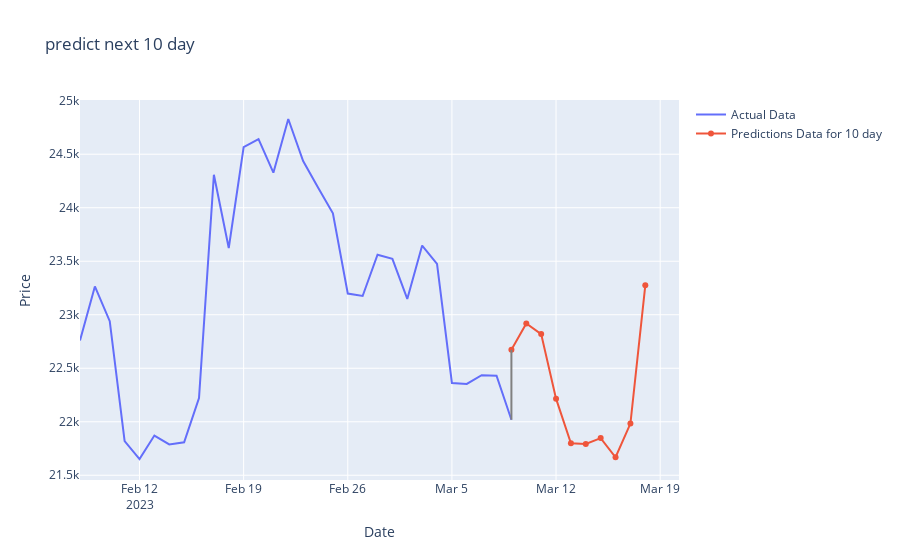

Notebook cell for this chart:
### Code cell
actual_x = y_future_data.index
actual_y = y_future_data['Adj Close']
pred_x = prediction_df.index
pred_y = prediction_df['Adj Close']

fig = go.Figure()
fig.add_trace(go.Scatter(x=actual_x, y=actual_y, name='Actual Data'))
fig.add_trace(go.Scatter(x=pred_x, y=pred_y,
              name='Predictions Data for 10 day'))

fig.add_shape(type='line',
              x0=actual_x[-1], y0=actual_y[-1],
              x1=pred_x[0], y1=pred_y[0],
              line=dict(color='grey', width=2))

fig.update_layout(
    xaxis_title='Date',
    yaxis_title='Price',
    title='predict next 10 day '
)

fig.show()

### Figure 1 — Plotly figure (JSON) as saved in the notebook; plotly's stock layout.template omitted (floating-point values rounded to 4 significant figures)
{"data": [{"name": "Actual Data", "type": "scatter", "x": ["2023-02-08T00:00:00", "2023-02-09T00:00:00", "2023-02-10T00:00:00", "2023-02-11T00:00:00", "2023-02-12T00:00:00", "2023-02-13T00:00:00", "2023-02-14T00:00:00", "2023-02-15T00:00:00", "2023-02-16T00:00:00", "2023-02-17T00:00:00", "2023-02-18T00:00:00", "2023-02-19T00:00:00", "2023-02-20T00:00:00", "2023-02-21T00:00:00", "2023-02-22T00:00:00", "2023-02-23T00:00:00", "2023-02-24T00:00:00", "2023-02-25T00:00:00", "2023-02-26T00:00:00", "2023-02-27T00:00:00", "2023-02-28T00:00:00", "2023-03-01T00:00:00", "2023-03-02T00:00:00", "2023-03-03T00:00:00", "2023-03-04T00:00:00", "2023-03-05T00:00:00", "2023-03-06T00:00:00", "2023-03-07T00:00:00", "2023-03-08T00:00:00", "2023-03-09T00:00:00"], "y": [22760.0, 23260.0, 22940.0, 21820.0, 21650.0, 21870.0, 21790.0, 21810.0, 22220.0, 24310.0, 23620.0, 24570.0, 24640.0, 24330.0, 24830.0, 24440.0, 24190.0, 23950.0, 23200.0, 23180.0, 23560.0, 23520.0, 23150.0, 23650.0, 23480.0, 22360.0, 22350.0, 22440.0, 22430.0, 22020.0]}, {"name": "Predictions Data for 10 day", "type": "scatter", "x": ["2023-03-09T00:00:00", "2023-03-10T00:00:00", "2023-03-11T00:00:00", "2023-03-12T00:00:00", "2023-03-13T00:00:00", "2023-03-14T00:00:00", "2023-03-15T00:00:00", "2023-03-16T00:00:00", "2023-03-17T00:00:00", "2023-03-18T00:00:00"], "y": [22670.0, 22920.0, 22820.0, 22220.0, 21800.0, 21790.0, 21850.0, 21670.0, 21980.0, 23270.0]}], "layout": {"shapes": [{"line": {"color": "grey", "width": 2}, "type": "line", "x0": "2023-03-09T00:00:00", "x1": "2023-03-09T00:00:00", "y0": 22020.0, "y1": 22670.0}], "title": {"text": "predict next 10 day "}, "xaxis": {"title": {"text": "Date"}}, "yaxis": {"title": {"text": "Price"}}}}
